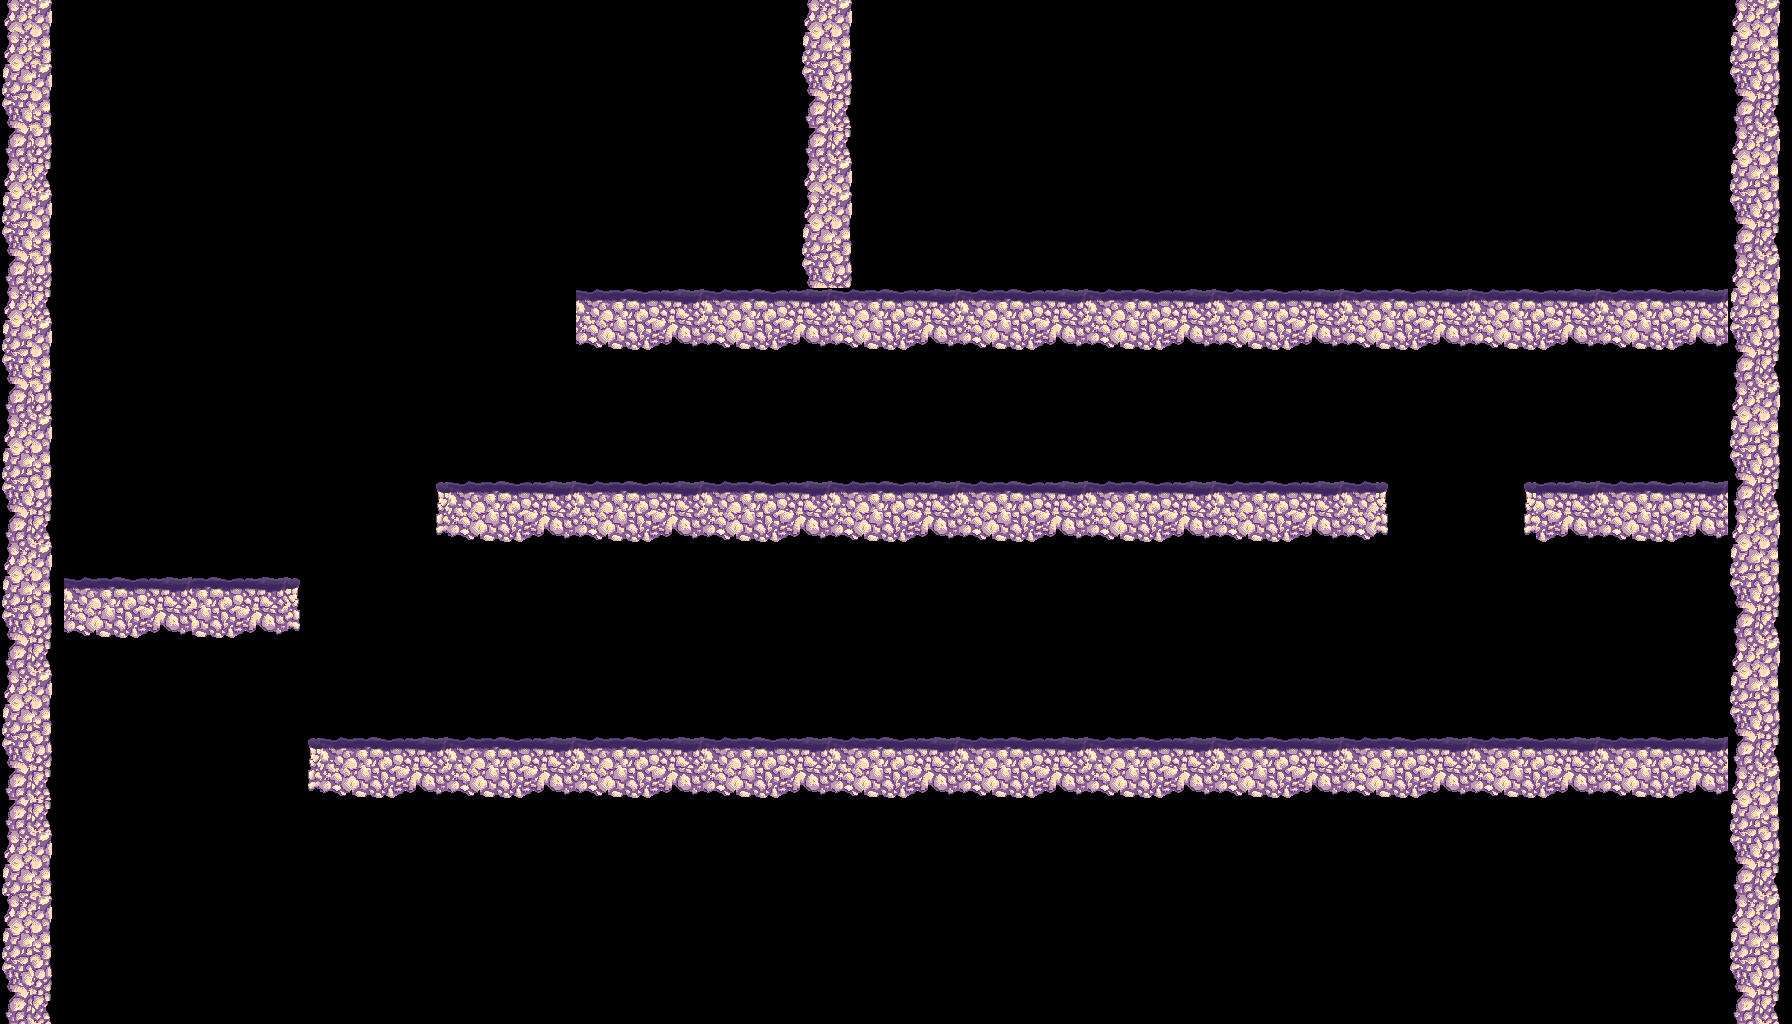

Rendered tile map (Tiled .tmx) drawn with the repository's tilesets; below, a short description and the map source with its tile grids summarised:
An orthogonal 56x32 tile map with 32x32 px tiles, 1 tile layer (Tile Layer 2), 1 hidden layer not drawn, 2 tilesets and 20 objects.

<map version="1.0" orientation="orthogonal" renderorder="right-down" width="56" height="32" tilewidth="32" tileheight="32" nextobjectid="1">
 <properties>
  <property name="unity:scale" value="0.01" />
 </properties>
 <tileset firstgid="1" name="tile (1)" tilewidth="32" tileheight="32">
  <image source="../../Resources/2DAssets/Documents/ISART Projets/GameWeek2015/assets level1/tile (1).png" width="211" height="129" />
 </tileset>
 <tileset firstgid="25" name="tiled2coupe" tilewidth="32" tileheight="32">
  <image source="../../Resources/2DAssets/Documents/ISART Projets/GameWeek2015/assets level1/tiled2coupe.png" width="256" height="128" />
  <tile id="0">
   <objectgroup draworder="index">
    <object id="0" x="0.0434783" y="0" width="32" height="32" />
   </objectgroup>
  </tile>
  <tile id="1">
   <objectgroup draworder="index">
    <object id="0" x="0" y="0.0434783" width="32.087" height="32" />
   </objectgroup>
  </tile>
  <tile id="2">
   <objectgroup draworder="index">
    <object id="0" x="20" y="0.0434783" width="12.087" height="32" />
   </objectgroup>
  </tile>
  <tile id="3">
   <objectgroup draworder="index">
    <object id="0" x="0.0434783" y="1.08247e-15" width="32" height="32" />
   </objectgroup>
  </tile>
  <tile id="4">
   <objectgroup draworder="index">
    <object id="0" x="0" y="0.0434783" width="32.0435" height="32.087" />
   </objectgroup>
  </tile>
  <tile id="5">
   <objectgroup draworder="index">
    <object id="0" x="0.0434783" y="0" width="32" height="32" />
   </objectgroup>
  </tile>
  <tile id="6">
   <objectgroup draworder="index">
    <object id="0" x="0" y="0" width="32.0435" height="32" />
   </objectgroup>
  </tile>
  <tile id="7">
   <objectgroup draworder="index">
    <object id="0" x="0" y="0" width="12.0435" height="32" />
   </objectgroup>
  </tile>
  <tile id="8">
   <objectgroup draworder="index">
    <object id="0" x="0" y="0.0434783" width="32.0435" height="32" />
   </objectgroup>
  </tile>
  <tile id="9">
   <objectgroup draworder="index">
    <object id="0" x="0.0434783" y="0" width="32" height="32" />
   </objectgroup>
  </tile>
  <tile id="10">
   <objectgroup draworder="index">
    <object id="0" x="20" y="-3.55271e-15" width="12.0435" height="32" />
   </objectgroup>
  </tile>
  <tile id="11">
   <objectgroup draworder="index">
    <object id="0" x="0" y="0" width="32.0435" height="32" />
   </objectgroup>
  </tile>
  <tile id="12">
   <objectgroup draworder="index">
    <object id="0" x="0.0434783" y="-1.38778e-15" width="32" height="32" />
   </objectgroup>
  </tile>
  <tile id="13">
   <objectgroup draworder="index">
    <object id="0" x="0" y="0" width="32" height="32" />
   </objectgroup>
  </tile>
  <tile id="14">
   <objectgroup draworder="index">
    <object id="0" x="0" y="0.0434783" width="32" height="31.9565" />
   </objectgroup>
  </tile>
  <tile id="15">
   <objectgroup draworder="index">
    <object id="0" x="0" y="0.0434783" width="12" height="32" />
   </objectgroup>
  </tile>
  <tile id="16">
   <objectgroup draworder="index">
    <object id="0" x="0.0434783" y="0" width="32" height="32" />
   </objectgroup>
  </tile>
  <tile id="17">
   <objectgroup draworder="index">
    <object id="0" x="0" y="0" width="32.087" height="32.0435" />
   </objectgroup>
  </tile>
  <tile id="24">
   <objectgroup draworder="index">
    <object id="0" x="0.0434783" y="0" width="32" height="32.0435" />
   </objectgroup>
  </tile>
  <tile id="25">
   <objectgroup draworder="index">
    <object id="0" x="0" y="0" width="32.0435" height="32.0435" />
   </objectgroup>
  </tile>
 </tileset>
 <layer name="Tile Layer 1" width="56" height="32" visible="0">
  <data>[1792 cells, 452 non-empty, 22 distinct tile ids]</data>
 </layer>
 <layer name="Tile Layer 2" width="56" height="32">
  <data>[1792 cells, 400 non-empty, 20 distinct tile ids]</data>
 </layer>
</map>
